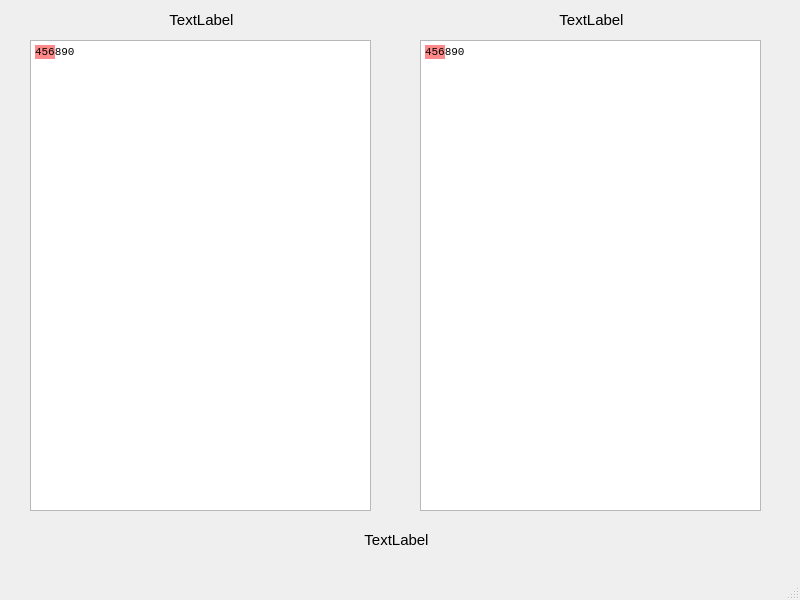
<?xml version="1.0" encoding="UTF-8"?>
<ui version="4.0">
 <class>MainWindow</class>
 <widget class="QMainWindow" name="MainWindow">
  <property name="geometry">
   <rect>
    <x>0</x>
    <y>0</y>
    <width>800</width>
    <height>600</height>
   </rect>
  </property>
  <property name="windowTitle">
   <string>MainWindow</string>
  </property>
  <widget class="QWidget" name="centralwidget">
   <widget class="QTextEdit" name="textEdit">
    <property name="geometry">
     <rect>
      <x>30</x>
      <y>40</y>
      <width>341</width>
      <height>471</height>
     </rect>
    </property>
    <property name="font">
     <font>
      <family>Consolas</family>
      <pointsize>11</pointsize>
     </font>
    </property>
    <property name="html">
     <string>&lt;!DOCTYPE HTML PUBLIC &quot;-//W3C//DTD HTML 4.0//EN&quot; &quot;http://www.w3.org/TR/REC-html40/strict.dtd&quot;&gt;
&lt;html&gt;&lt;head&gt;&lt;meta name=&quot;qrichtext&quot; content=&quot;1&quot; /&gt;&lt;style type=&quot;text/css&quot;&gt;
p, li { white-space: pre-wrap; }
&lt;/style&gt;&lt;/head&gt;&lt;body style=&quot; font-family:'Consolas'; font-size:11pt; font-weight:400; font-style:normal;&quot;&gt;
&lt;p style=&quot; margin-top:12px; margin-bottom:12px; margin-left:0px; margin-right:0px; -qt-block-indent:0; text-indent:0px;&quot;&gt;&lt;span style=&quot; font-family:'MS Shell Dlg 2'; font-size:8.25pt; background-color:#ff8888;&quot;&gt;456&lt;/span&gt;&lt;span style=&quot; font-family:'MS Shell Dlg 2'; font-size:8.25pt;&quot;&gt;890&lt;/span&gt;&lt;/p&gt;&lt;/body&gt;&lt;/html&gt;</string>
    </property>
   </widget>
   <widget class="QLabel" name="label">
    <property name="geometry">
     <rect>
      <x>36</x>
      <y>10</y>
      <width>331</width>
      <height>20</height>
     </rect>
    </property>
    <property name="font">
     <font>
      <pointsize>11</pointsize>
     </font>
    </property>
    <property name="text">
     <string>TextLabel</string>
    </property>
    <property name="alignment">
     <set>Qt::AlignCenter</set>
    </property>
   </widget>
   <widget class="QTextEdit" name="textEdit_2">
    <property name="geometry">
     <rect>
      <x>420</x>
      <y>40</y>
      <width>341</width>
      <height>471</height>
     </rect>
    </property>
    <property name="font">
     <font>
      <family>Consolas</family>
      <pointsize>11</pointsize>
     </font>
    </property>
    <property name="html">
     <string>&lt;!DOCTYPE HTML PUBLIC &quot;-//W3C//DTD HTML 4.0//EN&quot; &quot;http://www.w3.org/TR/REC-html40/strict.dtd&quot;&gt;
&lt;html&gt;&lt;head&gt;&lt;meta name=&quot;qrichtext&quot; content=&quot;1&quot; /&gt;&lt;style type=&quot;text/css&quot;&gt;
p, li { white-space: pre-wrap; }
&lt;/style&gt;&lt;/head&gt;&lt;body style=&quot; font-family:'Consolas'; font-size:11pt; font-weight:400; font-style:normal;&quot;&gt;
&lt;p style=&quot; margin-top:12px; margin-bottom:12px; margin-left:0px; margin-right:0px; -qt-block-indent:0; text-indent:0px;&quot;&gt;&lt;span style=&quot; font-family:'MS Shell Dlg 2'; font-size:8.25pt; background-color:#ff8888;&quot;&gt;456&lt;/span&gt;&lt;span style=&quot; font-family:'MS Shell Dlg 2'; font-size:8.25pt;&quot;&gt;890&lt;/span&gt;&lt;/p&gt;&lt;/body&gt;&lt;/html&gt;</string>
    </property>
   </widget>
   <widget class="QLabel" name="label_2">
    <property name="geometry">
     <rect>
      <x>426</x>
      <y>10</y>
      <width>331</width>
      <height>20</height>
     </rect>
    </property>
    <property name="font">
     <font>
      <pointsize>11</pointsize>
     </font>
    </property>
    <property name="text">
     <string>TextLabel</string>
    </property>
    <property name="alignment">
     <set>Qt::AlignCenter</set>
    </property>
   </widget>
   <widget class="QLabel" name="label_3">
    <property name="geometry">
     <rect>
      <x>36</x>
      <y>530</y>
      <width>721</width>
      <height>20</height>
     </rect>
    </property>
    <property name="font">
     <font>
      <pointsize>11</pointsize>
     </font>
    </property>
    <property name="text">
     <string>TextLabel</string>
    </property>
    <property name="alignment">
     <set>Qt::AlignCenter</set>
    </property>
   </widget>
  </widget>
  <widget class="QMenuBar" name="menubar">
   <property name="geometry">
    <rect>
     <x>0</x>
     <y>0</y>
     <width>800</width>
     <height>21</height>
    </rect>
   </property>
  </widget>
  <widget class="QStatusBar" name="statusbar"/>
 </widget>
 <resources/>
 <connections/>
</ui>
